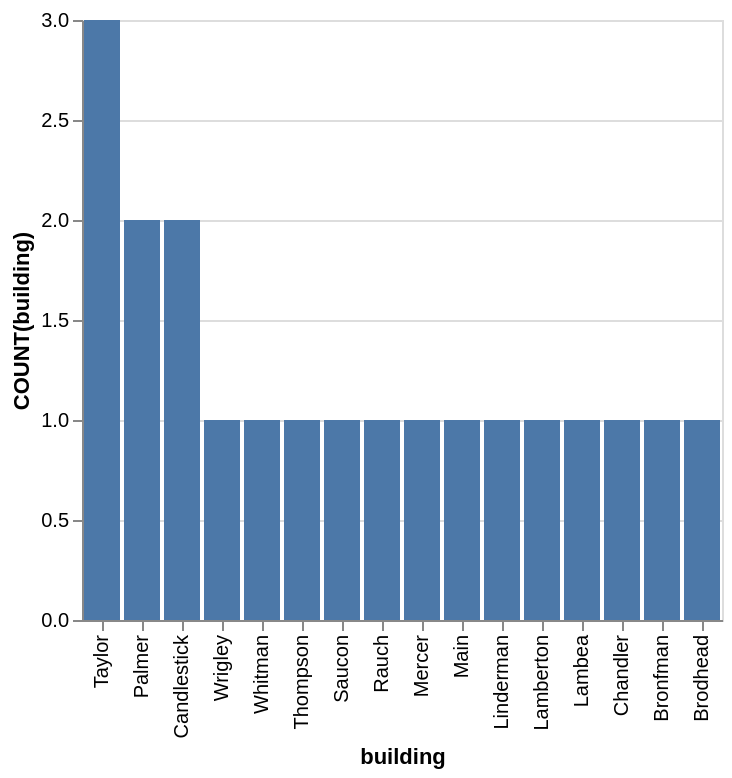

The Vega-Lite source for this figure:
### Vega-Lite specification from a JSON file in a GitHub repository (floating-point values rounded to 4 significant figures)
{"data": {"values": [{"x_data": "Taylor", "y_data": 3}, {"x_data": "Palmer", "y_data": 2}, {"x_data": "Candlestick", "y_data": 2}, {"x_data": "Wrigley", "y_data": 1}, {"x_data": "Whitman", "y_data": 1}, {"x_data": "Thompson", "y_data": 1}, {"x_data": "Saucon", "y_data": 1}, {"x_data": "Rauch", "y_data": 1}, {"x_data": "Mercer", "y_data": 1}, {"x_data": "Main", "y_data": 1}, {"x_data": "Linderman", "y_data": 1}, {"x_data": "Lamberton", "y_data": 1}, {"x_data": "Lambea", "y_data": 1}, {"x_data": "Chandler", "y_data": 1}, {"x_data": "Bronfman", "y_data": 1}, {"x_data": "Brodhead", "y_data": 1}]}, "mark": "bar", "encoding": {"x": {"field": "x_data", "type": "nominal", "title": "building", "sort": {"op": "sum", "field": "y_data", "order": "descending"}}, "y": {"field": "y_data", "type": "quantitative", "title": "COUNT(building)"}}}
